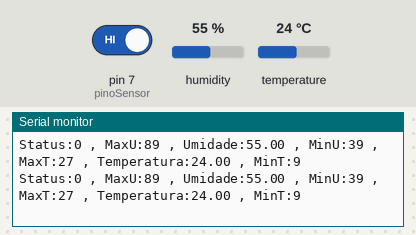
Recording of a sketch running on a simulated Arduino Uno, built with avr-gcc and run on an emulated ATmega328P. Shown: the last lines printed to the serial monitor. Inputs (shaded band) come from the test bench; at power-on: humidity 55 %, pin 7 (pinoSensor) HIGH, temperature 24 °C.

Above: at 2.8 s.
2.9 s: humidity set to 22 %
At 4.3 s:
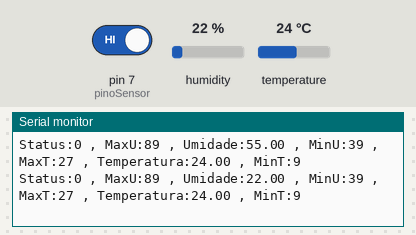
4.4 s: pin 7 (pinoSensor) driven LOW
At 5.7 s:
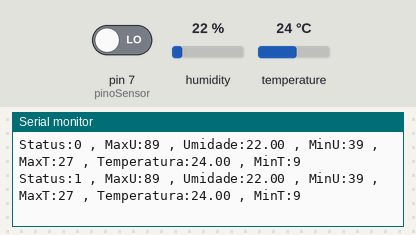
5.9 s: temperature set to 12 °C
At 7.3 s:
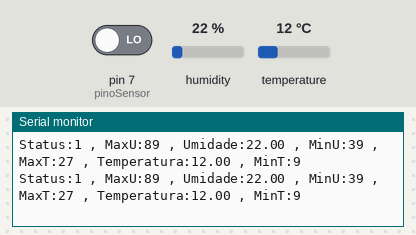
7.4 s: pin 7 (pinoSensor) driven HIGH
At 8.7 s:
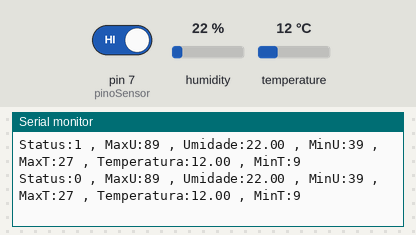
8.9 s: humidity set to 40 %
At 10.0 s:
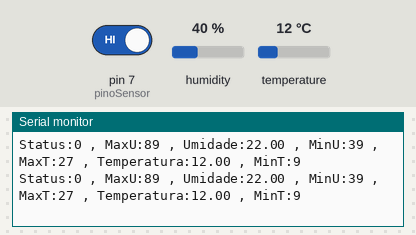
Timing chart, 0 to 11.4 s (numbered marks = the images above; inputs shaded):
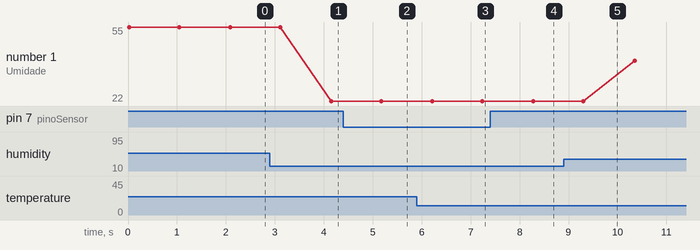

The sketch:

SketchWindasSensorWithMINMAX.ino
```cpp
#include "DHT.h" // Biblioteca DHT11
#define dht_type DHT11 //Definir tipo DHT11

int dht_pin = A0; // Definir Pino Analogico 0 para sensor DHT
DHT dht_1 = DHT(dht_pin, dht_type); // Declarar tipo do dht
int pinoSensor = 7; // Definir Pino Digital do sensor XXXX

void setup() {
  pinMode(pinoSensor, INPUT); //Iniciar entrada do Pino do sensor XXXX
  Serial.begin(9600); // Define a taxa de bits em 9600 p/ Seg.
  dht_1.begin(); // inicia dht 1
}

void loop() {
  float umidade = dht_1.readHumidity(); // Define variavel Umidade com valor Float da biblioteca DHT
  float temperatura = dht_1.readTemperature(); // Define variavel Temperatura com valor Float da biblioteca DHT
  int Max = 89;
  int Min = 39;
  int MaxT = 27;
  int MinT = 9;
  Serial.print("Status:"); //imprime no monitor Serial Status
  if(digitalRead(pinoSensor) == LOW){ // Se o sensor detectar algo.
  Serial.print(1); // Imprime 1 para sim no monitor serial
  Serial.print(" , "); // separa os valores no monitor serial
  }
  else { // Se sensor estiver livre.
  Serial.print(0);// Imprime 0 para não no monitor serial
  Serial.print(" , ");// separa os valores no monitor serial
  }
  if(isnan(temperatura) or isnan(umidade)){ // Se houver algum erro e não devolver os dados em numeros exibe a mensagem:
    Serial.println("Erro ao ler");  // ERRO AO LER
  } else {
    Serial.print("MaxU:");
    Serial.print(Max);
    Serial.print(" , ");
    Serial.print("Umidade:"); //imprime no monitor Serial
    Serial.print(umidade);//imprime no monitor Serial Valor da Umidade
    Serial.print(" , ");
    Serial.print("MinU:");
    Serial.print(Min);
    Serial.print(" , "); //imprime no monitor Serial Dividindo valores
    Serial.print("MaxT:");
    Serial.print(MaxT);
    Serial.print(" , ");
    Serial.print("Temperatura:"); //imprime no monitor Serial
    Serial.print((temperatura)); //imprime no monitor Serial valor da Temperatura e iniciando uma nova linha na sequencia
    Serial.print(" , ");
    Serial.print("MinT:");
    Serial.println(MinT);

  }
  delay(1000);// Tempo para consultar os dados novamente
}
```

Measured:
- after the input at 2.9 s, the serial monitor: prints a new line after 1.3 s (image 1)
- after the input at 4.4 s, the serial monitor: prints a new line after 0.77 s (image 2)
- after the input at 5.9 s, the serial monitor: prints a new line after 0.32 s (image 3)
- after the input at 7.4 s, the serial monitor: prints a new line after 0.88 s (image 4)
- plotted number 1: 55 → 22 after the input at 2.9 s, 22 → 40 after the input at 8.9 s
